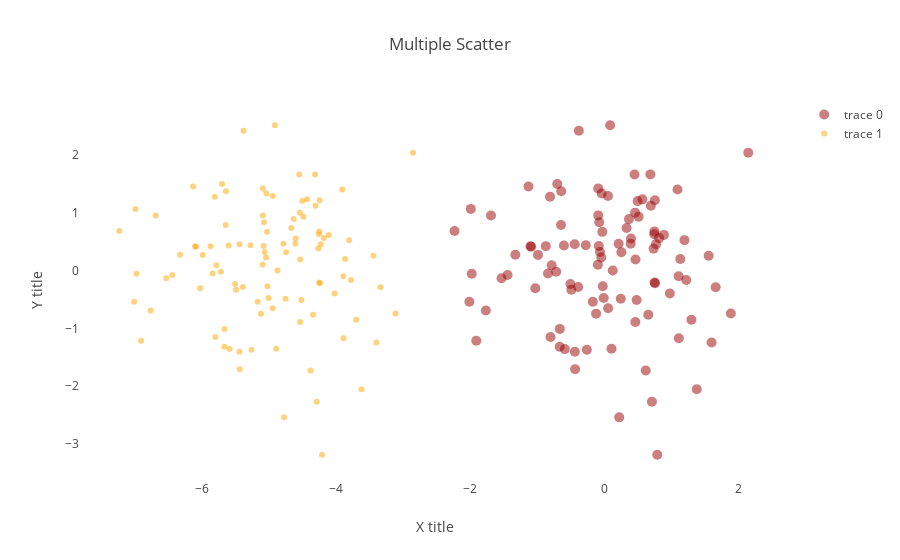

The notebook cell this image was saved under:
### Markdown cell above
## Multiple scatter plot

### Code cell
trace_1 = go.Scatter(x = random_x, y = random_y, mode = 'markers', name = "trace 0",
                     marker = dict(size = 10,color="rgba(152,0,0,0.5)")
                    )

trace_2 = go.Scatter(x = random_x-5, y = random_y, mode = 'markers',name = "trace 1",
                     marker = dict(color="rgba(255,165,0,0.5)")
                    )

layout  = dict(title = "Multiple Scatter",
               xaxis = dict(title = "X title",showgrid=False,showline=False,zeroline=False),
               yaxis = dict(title = "Y title",showgrid=False,showline=False,zeroline=False)
              )

data = [trace_1, trace_2]
figure = dict(data=data,layout=layout)
iplot(figure)
